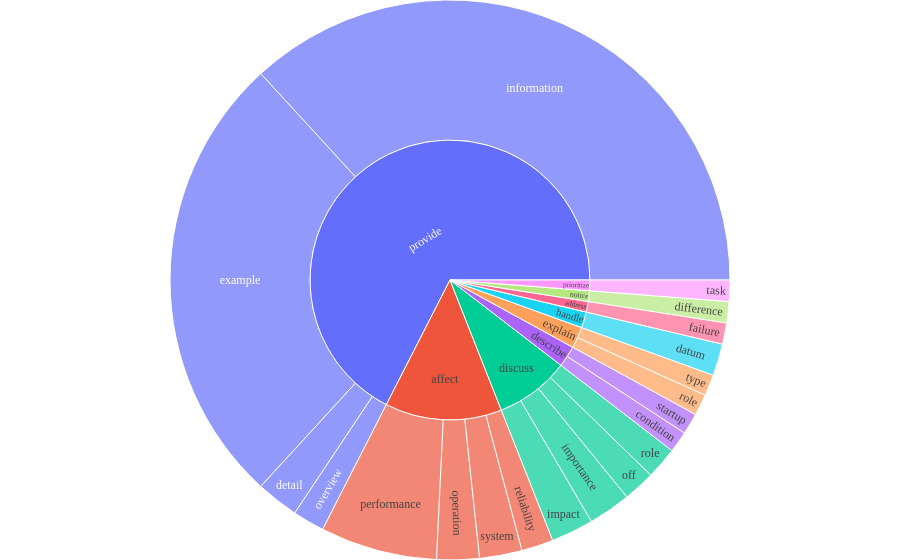

The cell this chart's notebook holds for it:
### Code cell
import plotly.graph_objects as go
import plotly.express as px

# df["blank"] = "ROOT"
# df = phrases.groupby(["verb", "noun"]).size().sort_values(ascending=False).head(5).reset_index().rename(columns={0: "count"})

df = df[df["count"] >= 2]
fig = px.sunburst(df, path=['verb', 'noun'], values='count')
# fig.update_layout(uniformtext=dict(minsize=10, mode='hide'))
fig.update_layout(
    margin=dict(l=0, r=0, t=0, b=0),
    font_family="Times New Roman",
)
fig.show()
fig.write_html("verb_noun.html")
#fig.savefig("output/verb_noun.pdf")

### Figure 1 — Plotly figure (JSON) as saved in the notebook; plotly's stock layout.template omitted (floating-point values rounded to 4 significant figures)
{"data": [{"branchvalues": "total", "domain": {"x": [0, 1], "y": [0, 1]}, "hovertemplate": "labels=%{label}<br>count=%{value}<br>parent=%{parent}<br>id=%{id}<extra></extra>", "ids": ["describe/condition", "handle/datum", "provide/detail", "notice/difference", "provide/example", "address/failure", "discuss/impact", "discuss/importance", "provide/information", "discuss/off", "affect/operation", "provide/overview", "affect/performance", "affect/reliability", "discuss/role", "explain/role", "describe/startup", "affect/system", "prioritize/task", "explain/type", "address", "affect", "describe", "discuss", "explain", "handle", "notice", "prioritize", "provide"], "labels": ["condition", "datum", "detail", "difference", "example", "failure", "impact", "importance", "information", "off", "operation", "overview", "performance", "reliability", "role", "role", "startup", "system", "task", "type", "address", "affect", "describe", "discuss", "explain", "handle", "notice", "prioritize", "provide"], "name": "", "parents": ["describe", "handle", "provide", "notice", "provide", "address", "discuss", "discuss", "provide", "discuss", "affect", "provide", "affect", "affect", "discuss", "explain", "describe", "affect", "prioritize", "explain", "", "", "", "", "", "", "", "", ""], "type": "sunburst", "values": [2, 3, 4, 2, 43, 2, 4, 4, 60, 3, 4, 3, 11, 3, 3, 2, 2, 4, 2, 2, 2, 22, 4, 14, 4, 3, 2, 2, 110]}], "layout": {"font": {"family": "Times New Roman"}, "legend": {"tracegroupgap": 0}, "margin": {"b": 0, "l": 0, "r": 0, "t": 0}}}
